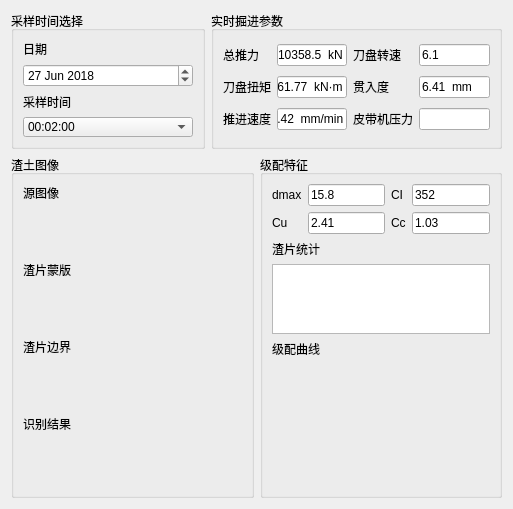
      <widget class="QWidget" name="tab_2">
       <attribute name="title">
        <string>渣土图像分析</string>
       </attribute>
       <layout class="QVBoxLayout" name="verticalLayout_20">
        <item>
         <layout class="QHBoxLayout" name="horizontalLayout_8" stretch="4,6">
          <item>
           <widget class="QGroupBox" name="groupBox_10">
            <property name="font">
             <font>
              <pointsize>9</pointsize>
              <weight>50</weight>
              <bold>false</bold>
             </font>
            </property>
            <property name="title">
             <string>采样时间选择</string>
            </property>
            <layout class="QVBoxLayout" name="verticalLayout_19">
             <item>
              <widget class="QLabel" name="label_25">
               <property name="text">
                <string>日期</string>
               </property>
              </widget>
             </item>
             <item>
              <widget class="QDateEdit" name="dateEdit">
               <property name="dateTime">
                <datetime>
                 <hour>0</hour>
                 <minute>0</minute>
                 <second>0</second>
                 <year>2018</year>
                 <month>6</month>
                 <day>27</day>
                </datetime>
               </property>
              </widget>
             </item>
             <item>
              <widget class="QLabel" name="label_26">
               <property name="text">
                <string>采样时间</string>
               </property>
              </widget>
             </item>
             <item>
              <widget class="QComboBox" name="comboBox_2">
               <property name="sizePolicy">
                <sizepolicy hsizetype="Expanding" vsizetype="Fixed">
                 <horstretch>0</horstretch>
                 <verstretch>0</verstretch>
                </sizepolicy>
               </property>
               <property name="maximumSize">
                <size>
                 <width>16777215</width>
                 <height>20</height>
                </size>
               </property>
               <property name="frame">
                <bool>true</bool>
               </property>
               <item>
                <property name="text">
                 <string>00:02:00</string>
                </property>
               </item>
              </widget>
             </item>
            </layout>
           </widget>
          </item>
          <item>
           <widget class="QGroupBox" name="groupBox_11">
            <property name="font">
             <font>
              <pointsize>9</pointsize>
              <weight>50</weight>
              <bold>false</bold>
             </font>
            </property>
            <property name="title">
             <string>实时掘进参数</string>
            </property>
            <layout class="QGridLayout" name="gridLayout_5">
             <item row="1" column="3">
              <widget class="QLineEdit" name="lineEdit_23">
               <property name="text">
                <string>6.41  mm</string>
               </property>
              </widget>
             </item>
             <item row="0" column="0">
              <widget class="QLabel" name="label_27">
               <property name="text">
                <string>总推力</string>
               </property>
              </widget>
             </item>
             <item row="1" column="2">
              <widget class="QLabel" name="label_28">
               <property name="text">
                <string>贯入度</string>
               </property>
              </widget>
             </item>
             <item row="0" column="1">
              <widget class="QLineEdit" name="lineEdit_24">
               <property name="text">
                <string>10358.5  kN</string>
               </property>
              </widget>
             </item>
             <item row="1" column="0">
              <widget class="QLabel" name="label_29">
               <property name="text">
                <string>刀盘扭矩</string>
               </property>
              </widget>
             </item>
             <item row="0" column="3">
              <widget class="QLineEdit" name="lineEdit_25">
               <property name="text">
                <string>6.1</string>
               </property>
              </widget>
             </item>
             <item row="0" column="2">
              <widget class="QLabel" name="label_30">
               <property name="text">
                <string>刀盘转速</string>
               </property>
              </widget>
             </item>
             <item row="1" column="1">
              <widget class="QLineEdit" name="lineEdit_26">
               <property name="text">
                <string>1661.77  kN·m</string>
               </property>
              </widget>
             </item>
             <item row="2" column="0">
              <widget class="QLabel" name="label_31">
               <property name="text">
                <string>推进速度</string>
               </property>
              </widget>
             </item>
             <item row="2" column="1">
              <widget class="QLineEdit" name="lineEdit_27">
               <property name="text">
                <string>39.42  mm/min</string>
               </property>
              </widget>
             </item>
             <item row="2" column="2">
              <widget class="QLabel" name="label_32">
               <property name="text">
                <string>皮带机压力</string>
               </property>
              </widget>
             </item>
             <item row="2" column="3">
              <widget class="QLineEdit" name="lineEdit_28"/>
             </item>
            </layout>
           </widget>
          </item>
         </layout>
        </item>
        <item>
         <layout class="QHBoxLayout" name="horizontalLayout_9" stretch="1,1">
          <item>
           <widget class="QGroupBox" name="groupBox_8">
            <property name="font">
             <font>
              <pointsize>9</pointsize>
              <weight>50</weight>
              <bold>false</bold>
             </font>
            </property>
            <property name="title">
             <string>渣土图像</string>
            </property>
            <layout class="QVBoxLayout" name="verticalLayout_2" stretch="1,9,1,9,1,9,1,9">
             <item>
              <widget class="QLabel" name="label_86">
               <property name="text">
                <string>源图像</string>
               </property>
              </widget>
             </item>
             <item>
              <widget class="QWidget" name="widget_2" native="true"/>
             </item>
             <item>
              <widget class="QLabel" name="label_87">
               <property name="text">
                <string>渣片蒙版</string>
               </property>
              </widget>
             </item>
             <item>
              <widget class="QWidget" name="widget_3" native="true"/>
             </item>
             <item>
              <widget class="QLabel" name="label_88">
               <property name="text">
                <string>渣片边界</string>
               </property>
              </widget>
             </item>
             <item>
              <widget class="QWidget" name="widget_8" native="true"/>
             </item>
             <item>
              <widget class="QLabel" name="label_89">
               <property name="text">
                <string>识别结果</string>
               </property>
              </widget>
             </item>
             <item>
              <widget class="QWidget" name="widget_9" native="true"/>
             </item>
            </layout>
           </widget>
          </item>
          <item>
           <widget class="QGroupBox" name="groupBox_9">
            <property name="font">
             <font>
              <pointsize>9</pointsize>
              <weight>50</weight>
              <bold>false</bold>
             </font>
            </property>
            <property name="title">
             <string>级配特征</string>
            </property>
            <layout class="QVBoxLayout" name="verticalLayout_4" stretch="1,0,2,0,8">
             <item>
              <layout class="QGridLayout" name="gridLayout_7">
               <item row="0" column="2">
                <widget class="QLabel" name="label_33">
                 <property name="text">
                  <string>CI</string>
                 </property>
                </widget>
               </item>
               <item row="0" column="3">
                <widget class="QLineEdit" name="lineEdit_29">
                 <property name="text">
                  <string>352</string>
                 </property>
                </widget>
               </item>
               <item row="0" column="1">
                <widget class="QLineEdit" name="lineEdit_30">
                 <property name="text">
                  <string>15.8</string>
                 </property>
                </widget>
               </item>
               <item row="0" column="0">
                <widget class="QLabel" name="label_34">
                 <property name="text">
                  <string>dmax</string>
                 </property>
                </widget>
               </item>
               <item row="1" column="0">
                <widget class="QLabel" name="label_35">
                 <property name="text">
                  <string>Cu</string>
                 </property>
                </widget>
               </item>
               <item row="1" column="1">
                <widget class="QLineEdit" name="lineEdit_31">
                 <property name="text">
                  <string>2.41</string>
                 </property>
                </widget>
               </item>
               <item row="1" column="2">
                <widget class="QLabel" name="label_36">
                 <property name="text">
                  <string>Cc</string>
                 </property>
                </widget>
               </item>
               <item row="1" column="3">
                <widget class="QLineEdit" name="lineEdit_32">
                 <property name="text">
                  <string>1.03</string>
                 </property>
                </widget>
               </item>
              </layout>
             </item>
             <item>
              <widget class="QLabel" name="label_95">
               <property name="text">
                <string>渣片统计</string>
               </property>
              </widget>
             </item>
             <item>
              <widget class="QTableWidget" name="tableWidget"/>
             </item>
             <item>
              <widget class="QLabel" name="label_96">
               <property name="text">
                <string>级配曲线</string>
               </property>
              </widget>
             </item>
             <item>
              <widget class="QWidget" name="widget" native="true"/>
             </item>
            </layout>
           </widget>
          </item>
         </layout>
        </item>
       </layout>
      </widget>
